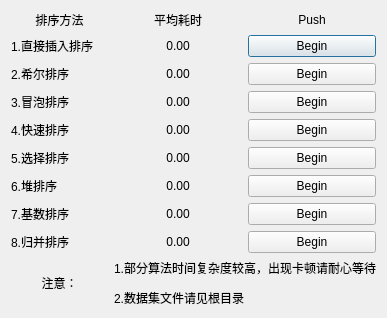
<?xml version="1.0" encoding="UTF-8"?>
<ui version="4.0">
 <class>ThreadDialog</class>
 <widget class="QDialog" name="ThreadDialog">
  <property name="geometry">
   <rect>
    <x>0</x>
    <y>0</y>
    <width>387</width>
    <height>280</height>
   </rect>
  </property>
  <property name="windowTitle">
   <string>08_排序算法比较</string>
  </property>
  <layout class="QGridLayout" name="gridLayout_2">
   <item row="0" column="0">
    <layout class="QGridLayout" name="gridLayout">
     <item row="0" column="0">
      <widget class="QLabel" name="label_9">
       <property name="text">
        <string>&lt;html&gt;&lt;head/&gt;&lt;body&gt;&lt;p align=&quot;center&quot;&gt;排序方法&lt;/p&gt;&lt;/body&gt;&lt;/html&gt;</string>
       </property>
      </widget>
     </item>
     <item row="0" column="1">
      <widget class="QLabel" name="label_18">
       <property name="text">
        <string>&lt;html&gt;&lt;head/&gt;&lt;body&gt;&lt;p align=&quot;center&quot;&gt;平均耗时&lt;/p&gt;&lt;/body&gt;&lt;/html&gt;</string>
       </property>
      </widget>
     </item>
     <item row="0" column="2">
      <widget class="QLabel" name="label_19">
       <property name="text">
        <string>&lt;html&gt;&lt;head/&gt;&lt;body&gt;&lt;p align=&quot;center&quot;&gt;Push&lt;/p&gt;&lt;/body&gt;&lt;/html&gt;</string>
       </property>
      </widget>
     </item>
     <item row="1" column="0">
      <widget class="QLabel" name="label_10">
       <property name="text">
        <string>1.直接插入排序</string>
       </property>
      </widget>
     </item>
     <item row="1" column="1" alignment="Qt::AlignHCenter|Qt::AlignVCenter">
      <widget class="QLabel" name="label">
       <property name="text">
        <string>&lt;html&gt;&lt;head/&gt;&lt;body&gt;&lt;p align=&quot;center&quot;&gt;0.00&lt;/p&gt;&lt;/body&gt;&lt;/html&gt;</string>
       </property>
      </widget>
     </item>
     <item row="1" column="2">
      <widget class="QPushButton" name="pushButton">
       <property name="text">
        <string>Begin</string>
       </property>
      </widget>
     </item>
     <item row="2" column="0">
      <widget class="QLabel" name="label_11">
       <property name="text">
        <string>2.希尔排序</string>
       </property>
      </widget>
     </item>
     <item row="2" column="1" alignment="Qt::AlignHCenter|Qt::AlignVCenter">
      <widget class="QLabel" name="label_2">
       <property name="text">
        <string>&lt;html&gt;&lt;head/&gt;&lt;body&gt;&lt;p align=&quot;center&quot;&gt;0.00&lt;/p&gt;&lt;/body&gt;&lt;/html&gt;</string>
       </property>
      </widget>
     </item>
     <item row="2" column="2">
      <widget class="QPushButton" name="pushButton_2">
       <property name="text">
        <string>Begin</string>
       </property>
      </widget>
     </item>
     <item row="3" column="0">
      <widget class="QLabel" name="label_12">
       <property name="text">
        <string>3.冒泡排序</string>
       </property>
      </widget>
     </item>
     <item row="3" column="1" alignment="Qt::AlignHCenter|Qt::AlignVCenter">
      <widget class="QLabel" name="label_3">
       <property name="text">
        <string>&lt;html&gt;&lt;head/&gt;&lt;body&gt;&lt;p align=&quot;center&quot;&gt;0.00&lt;/p&gt;&lt;/body&gt;&lt;/html&gt;</string>
       </property>
      </widget>
     </item>
     <item row="3" column="2">
      <widget class="QPushButton" name="pushButton_3">
       <property name="text">
        <string>Begin</string>
       </property>
      </widget>
     </item>
     <item row="4" column="0">
      <widget class="QLabel" name="label_13">
       <property name="text">
        <string>4.快速排序</string>
       </property>
      </widget>
     </item>
     <item row="4" column="1" alignment="Qt::AlignHCenter|Qt::AlignVCenter">
      <widget class="QLabel" name="label_4">
       <property name="text">
        <string>&lt;html&gt;&lt;head/&gt;&lt;body&gt;&lt;p align=&quot;center&quot;&gt;0.00&lt;/p&gt;&lt;/body&gt;&lt;/html&gt;</string>
       </property>
      </widget>
     </item>
     <item row="4" column="2">
      <widget class="QPushButton" name="pushButton_4">
       <property name="text">
        <string>Begin</string>
       </property>
      </widget>
     </item>
     <item row="5" column="0">
      <widget class="QLabel" name="label_14">
       <property name="text">
        <string>5.选择排序</string>
       </property>
      </widget>
     </item>
     <item row="5" column="1" alignment="Qt::AlignHCenter|Qt::AlignVCenter">
      <widget class="QLabel" name="label_7">
       <property name="text">
        <string>&lt;html&gt;&lt;head/&gt;&lt;body&gt;&lt;p align=&quot;center&quot;&gt;0.00&lt;/p&gt;&lt;/body&gt;&lt;/html&gt;</string>
       </property>
      </widget>
     </item>
     <item row="5" column="2">
      <widget class="QPushButton" name="pushButton_7">
       <property name="text">
        <string>Begin</string>
       </property>
      </widget>
     </item>
     <item row="6" column="0">
      <widget class="QLabel" name="label_15">
       <property name="text">
        <string>6.堆排序</string>
       </property>
      </widget>
     </item>
     <item row="6" column="1" alignment="Qt::AlignHCenter|Qt::AlignVCenter">
      <widget class="QLabel" name="label_8">
       <property name="text">
        <string>&lt;html&gt;&lt;head/&gt;&lt;body&gt;&lt;p align=&quot;center&quot;&gt;0.00&lt;/p&gt;&lt;/body&gt;&lt;/html&gt;</string>
       </property>
      </widget>
     </item>
     <item row="6" column="2">
      <widget class="QPushButton" name="pushButton_6">
       <property name="text">
        <string>Begin</string>
       </property>
      </widget>
     </item>
     <item row="7" column="0">
      <widget class="QLabel" name="label_16">
       <property name="text">
        <string>7.基数排序</string>
       </property>
      </widget>
     </item>
     <item row="7" column="1" alignment="Qt::AlignHCenter|Qt::AlignVCenter">
      <widget class="QLabel" name="label_5">
       <property name="text">
        <string>&lt;html&gt;&lt;head/&gt;&lt;body&gt;&lt;p align=&quot;center&quot;&gt;0.00&lt;/p&gt;&lt;/body&gt;&lt;/html&gt;</string>
       </property>
      </widget>
     </item>
     <item row="7" column="2">
      <widget class="QPushButton" name="pushButton_5">
       <property name="text">
        <string>Begin</string>
       </property>
      </widget>
     </item>
     <item row="8" column="0">
      <widget class="QLabel" name="label_17">
       <property name="text">
        <string>8.归并排序</string>
       </property>
      </widget>
     </item>
     <item row="8" column="1" alignment="Qt::AlignHCenter|Qt::AlignVCenter">
      <widget class="QLabel" name="label_6">
       <property name="text">
        <string>&lt;html&gt;&lt;head/&gt;&lt;body&gt;&lt;p align=&quot;center&quot;&gt;0.00&lt;/p&gt;&lt;/body&gt;&lt;/html&gt;</string>
       </property>
      </widget>
     </item>
     <item row="8" column="2">
      <widget class="QPushButton" name="pushButton_9">
       <property name="text">
        <string>Begin</string>
       </property>
      </widget>
     </item>
     <item row="9" column="0">
      <widget class="QLabel" name="label_21">
       <property name="text">
        <string>&lt;html&gt;&lt;head/&gt;&lt;body&gt;&lt;p align=&quot;center&quot;&gt;注意：&lt;/p&gt;&lt;/body&gt;&lt;/html&gt;</string>
       </property>
      </widget>
     </item>
     <item row="9" column="1" colspan="2">
      <widget class="QLabel" name="label_20">
       <property name="text">
        <string>&lt;html&gt;&lt;head/&gt;&lt;body&gt;&lt;p&gt;1.部分算法时间复杂度较高，出现卡顿请耐心等待&lt;/p&gt;&lt;p&gt;2.数据集文件请见根目录&lt;/p&gt;&lt;/body&gt;&lt;/html&gt;</string>
       </property>
      </widget>
     </item>
    </layout>
   </item>
  </layout>
 </widget>
 <resources/>
 <connections/>
</ui>
